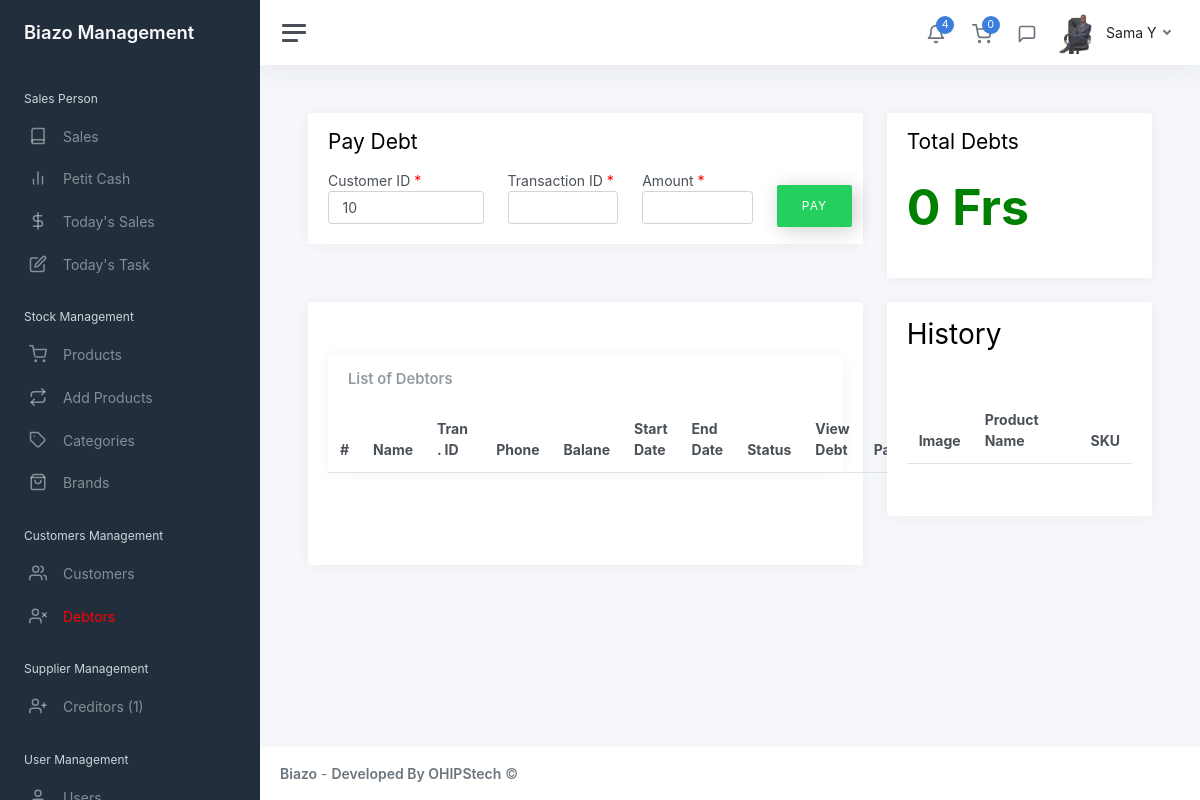
Screenshot of /admin/debtors.php?id=10 (signed in) with the database file from the repository.
### tables this page shows
CREATE TABLE `users` (
  `id` int(11) NOT NULL,
  `member_name` varchar(255) NOT NULL,
  `position` varchar(255) NOT NULL,
  `dob` date NOT NULL,
  `country` varchar(255) NOT NULL,
  `gender` varchar(255) NOT NULL,
  `address` varchar(255) NOT NULL,
  `hobbies` varchar(255) NOT NULL,
  `id_no` varchar(255) NOT NULL,
  `start_date` varchar(255) NOT NULL,
  `code` varchar(20) NOT NULL,
  `phone` varchar(20) NOT NULL,
  `image` mediumblob NOT NULL,
  `employee_id` mediumblob NOT NULL,
  `employee_application` varchar(255) NOT NULL,
  `surety_name` varchar(255) NOT NULL,
  `surety_occupation` varchar(255) NOT NULL,
  `surety_phone` varchar(50) NOT NULL,
  `surety_id` varchar(255) NOT NULL,
  `surety_relationship` varchar(50) NOT NULL,
  `surety_address` varchar(50) NOT NULL,
  `surety_agreement` varchar(50) NOT NULL,
  `username` varchar(100) NOT NULL,
  `password` varchar(255) NOT NULL,
  `other` varchar(255) NOT NULL,
  `isUser` int(255) NOT NULL
);

### admin/debtors.php (the view, shortened to what this page needs)
<?php
    include "includes/head.php";
    include "includes/sidebar.php";
    include 'database/config2.php';
?>
<main class="content">
	<div class="container-fluid p-0">
        <div class="row">
			<div class="col col-md-8">
                <div class="card">
					<div class="card-header">
						<h1 class="h3 mb-3">Pay Debt</h1>
						<form action="includes/server.php" method="POST">
                            <div class="row">
                            <?php
                                $get_id = $_GET['id'];
                                $get_transID = $_GET['transID'];
                            ?>
                                <div class="col col-sm-4">
                                    <label for="cust_id">Customer ID<span class="reqired"> *</span></label>
                                    <input type="text" value="<?php echo $get_id; ?>" name="cust_id" class="form-control" readonly required>
                                </div>
                                <div class="col col-sm-3">
                                    <label for="old_trans_id">Transaction ID <span class="reqired"> *</span></label>
                                    <input type="text" value="<?php echo $get_transID; ?>" name="old_trans_id" class="form-control" required readonly>
                                </div>
                                <div class="col col-sm-3">
                                    <label for="installment">Amount <span class="reqired"> *</span></label>
                                    <input type="text" name="installment" class="form-control" required>
                                </div>
                                <div class="col col-sm-2" style="margin-top: 15px;">
                                    <button type="submit" name="pay_debt" class="button">Pay</button>
                                </div>
                            </div>
                        </form>
					</div>
				</div>
			</div>
			<div class="col col-md-4">
				<div class="card">
					<div class="card-header">
                        <?php
                            $qrys = "SELECT SUM(balance) FROM debtors ";
                            $credit_sales = $conn->prepare($qrys);
                            $credit_sales->execute();
                            $credit_sales_sum = $credit_sales->fetch(PDO::FETCH_ASSOC);
                            $is_today_credit_sales = $credit_sales_sum['SUM(balance)'];
                        ?>
						<h1 class="h3 mb-3">Total Debts</h1>
						<p style="font-weight:700; font-size:50px; color:green"><?php echo $is_today_credit_sales; ?> Frs</p>
					</div>
				</div>
			</div>
		</div>
		<div class="row">
			<div class="col-8">
				<div class="card">
					<div class="card-header">
					</div>
					<div class="card-body">
                        <div class="row">
                            <div class="col-12 col-lg-12 col-xxl-12 d-flex">
                                <div class="card flex-fill">
                                    <div class="card-header">
                                        <h5 class="card-title mb-0">List of Debtors</h5>
                                    </div>
                                    <table class="table table-hover my-0">
                                        <thead>
                                            <tr>
                                                <th>#</th>
                                                <th>Name</th>
                                                <th>Tran. ID</th>
                                                <th>Phone</th>
                                                <th>Balane</th>
                                                <th class="d-none d-xl-table-cell">Start Date</th>
                                                <th class="d-none d-xl-table-cell">End Date</th>
                                                <th class="d-none d-xl-table-cell">Status</th>
                                                <th>View Debt</th>
                                                <th class="d-none d-xl-table-cell">Pay</th>
                                                <th class="d-none d-xl-table-cell">Remind</th>
                                            </tr>
                                        </thead>
                                    </table>
                                </div>
                            </div>
                        </div>
					</div>
                    <div class="card-footer">
                    </div>
				</div>
			</div>
            <div class="col-4">
                <div class="card">
                    <div class="card-header"><h1>History </h1></div>
                    <div class="card-body">
                        <table class="table table-hover my-0">
                            <thead>
                                <tr>
                                    <th>Image</th>
                                    <th>Product Name</th>
                                    <th>SKU</th>
                                </tr>
                            </thead>
                        </table>
                    </div>
                    <div class="card-footer">
                    </div>
                </div>
            </div>
		</div>
	</div>
</main>
<?php
	include "includes/footer.php";
?>

### admin/includes/sidebar.php (shortened to what this page needs)
<?php
include 'database/config.php';
$user = $_SESSION['username'];
$query = "SELECT * from users WHERE username = '$user' LIMIT 1";
$result = mysqli_query($conn, $query);
$row = mysqli_fetch_assoc($result);
?>
<div class="wrapper">
		<nav id="sidebar" class="sidebar js-sidebar">
			<div class="sidebar-content js-simplebar">
				<a class="sidebar-brand" href="index.php">
					<span class="align-middle">Biazo Management</span>
				</a>
				<ul class="sidebar-nav">
					<li class="sidebar-header">
						Sales Person
					</li>
					<li class="sidebar-item">
						<a class="sidebar-link" href="index.php?salesresult=">
							<i class="align-middle" data-feather="book"></i> <span class="align-middle">Sales</span>
						</a>
					</li>
					<li class="sidebar-item">
						<a class="sidebar-link" href="petit_cash.php?salesresult=">
							<i class="align-middle" data-feather="bar-chart-2"></i> <span class="align-middle">Petit Cash</span>
						</a>
					</li>
					<li class="sidebar-item">
						<a class="sidebar-link" href="today_sales.php">
							<i class="align-middle" data-feather="dollar-sign"></i> <span class="align-middle">Today's Sales</span>
						</a>
					</li>
					<li class="sidebar-item">
						<a class="sidebar-link" href="todays_task.php">
							<i class="align-middle" data-feather="edit"></i> <span class="align-middle">Today's Task</span>
						</a>
					</li>
					<li class="sidebar-header">
						Stock Management
					</li>
					<li class="sidebar-item">
						<a class="sidebar-link" href="products.php">
							<i class="align-middle" data-feather="shopping-cart"></i> <span class="align-middle">Products</span>
						</a>
					</li>
					<li class="sidebar-item">
						<a class="sidebar-link" href="add_prd.php">
							<i class="align-middle" data-feather="repeat"></i> <span class="align-middle">Add Products</span>
						</a>
					</li>
					<li class="sidebar-item">
						<a class="sidebar-link" href="add_cat.php?result=">
							<i class="align-middle" data-feather="tag"></i> <span class="align-middle">Categories</span>
						</a>
					</li>
					<li class="sidebar-item">
						<a class="sidebar-link" href="add_brands.php?result=">
							<i class="align-middle" data-feather="shopping-bag"></i> <span class="align-middle">Brands</span>
						</a>
					</li>
					<li class="sidebar-header">
						Customers Management
					</li>
					<li class="sidebar-item">
						<a class="sidebar-link" href="customers.php?registration">
							<i class="align-middle" data-feather="users"></i> <span class="align-middle">Customers</span>
						</a>
					</li>
					<?php
						 include 'database/config2.php';
						 $id_query = "SELECT * FROM debtors";
						 $id_stm = $conn->prepare($id_query);
						 $id_stm->execute();
						 $id_D = $id_stm->fetch(PDO::FETCH_ASSOC);
						 $D_H = $id_D['debtor_id'];
					?>
					<li class="sidebar-item">
						<a class="sidebar-link" style="color:red" href="debtors.php?id=<?php echo $D_H;?>">
							<i class="align-middle" data-feather="user-x"></i> <span class="align-middle">Debtors</span>
						</a>
					</li>
					<li class="sidebar-header">
						Supplier Management
					</li>
					<li class="sidebar-item">
						<?php
						$mm = "SELECT * FROM creditors WHERE balance > 0";
						$aa = $conn->prepare($mm);
						$aa->execute();
						$aacount = $aa->rowCount();
						?>
						<a class="sidebar-link" href="add_spply.php">
							<i class="align-middle" data-feather="user-plus"></i> <span class="align-middle">Creditors (<?php echo $aacount; ?>)</span>
						</a>
					</li>
					<li class="sidebar-header">
						User Management
					</li>
					<li class="sidebar-item">
						<a class="sidebar-link" href="users.php">
							<i class="align-middle" data-feather="user"></i> <span class="align-middle">Users</span>
						</a>
					</li>
				</ul>
			</div>
		</nav>
		<div class="main">
			<nav class="navbar navbar-expand navbar-light navbar-bg">
				<a class="sidebar-toggle js-sidebar-toggle">
					<i class="hamburger align-self-center"></i>
				</a>
				<div class="navbar-collapse collapse">
					<ul class="navbar-nav navbar-align">
						<li class="nav-item dropdown">
							<a class="nav-icon dropdown-toggle" href="#" id="alertsDropdown" data-bs-toggle="dropdown">
								<div class="position-relative">
									<i class="align-middle" data-feather="bell"></i>
									<span class="indicator">4</span>
								</div>
							</a>
						</li>
						<?php
						include 'database/config2.php';
						$studentdbq = "SELECT * FROM products WHERE is_cart = 1";
						$statement2 = $conn->prepare($studentdbq);
						$statement2->execute();
						$carcount = $statement2->rowCount();
						?>
						<li class="nav-item dropdown">
							<a class="nav-icon dropdown-toggle" href="#" id="alertsDropdown" data-bs-toggle="dropdown">
								<div class="position-relative">
									<i class="align-middle" data-feather="shopping-cart"></i>
									<span class="indicator"><?php echo $carcount; ?></span>
								</div>
							</a>
						</li>
						<li class="nav-item dropdown">
							<a class="nav-icon dropdown-toggle" href="#" id="messagesDropdown" data-bs-toggle="dropdown">
								<div class="position-relative">
									<i class="align-middle" data-feather="message-square"></i>
								</div>
							</a>
						</li>
						<li class="nav-item dropdown">
							<a class="nav-link dropdown-toggle d-none d-sm-inline-block" href="#" data-bs-toggle="dropdown">
								<img src="img/employee/<?php echo $row['image']?>" class="avatar img-fluid rounded me-1" alt="Charles Hall" /> <span class="text-dark"><?php echo $row['member_name']?></span>
							</a>
						</li>
					</ul>
				</div>
			</nav>

### admin/css/custom.css (style rules this page uses)
.reqired { color: red; }
.button { color: #ffffff; background-color: #24cf5f; padding: 12px 25px; font-size: 12px; letter-spacing: 1px; text-transform: uppercase; border: 0; border-radius: 2px; outline: 0; box-shadow: 3px 3px 20px rgba(0, 0, 0, 0.2); transition: all .2s; }

### rows the page displays
users: image (picture), member_name "Sama Y"

### other values shown
$aacount "1"
$carcount "0"
$is_today_credit_sales "0"
